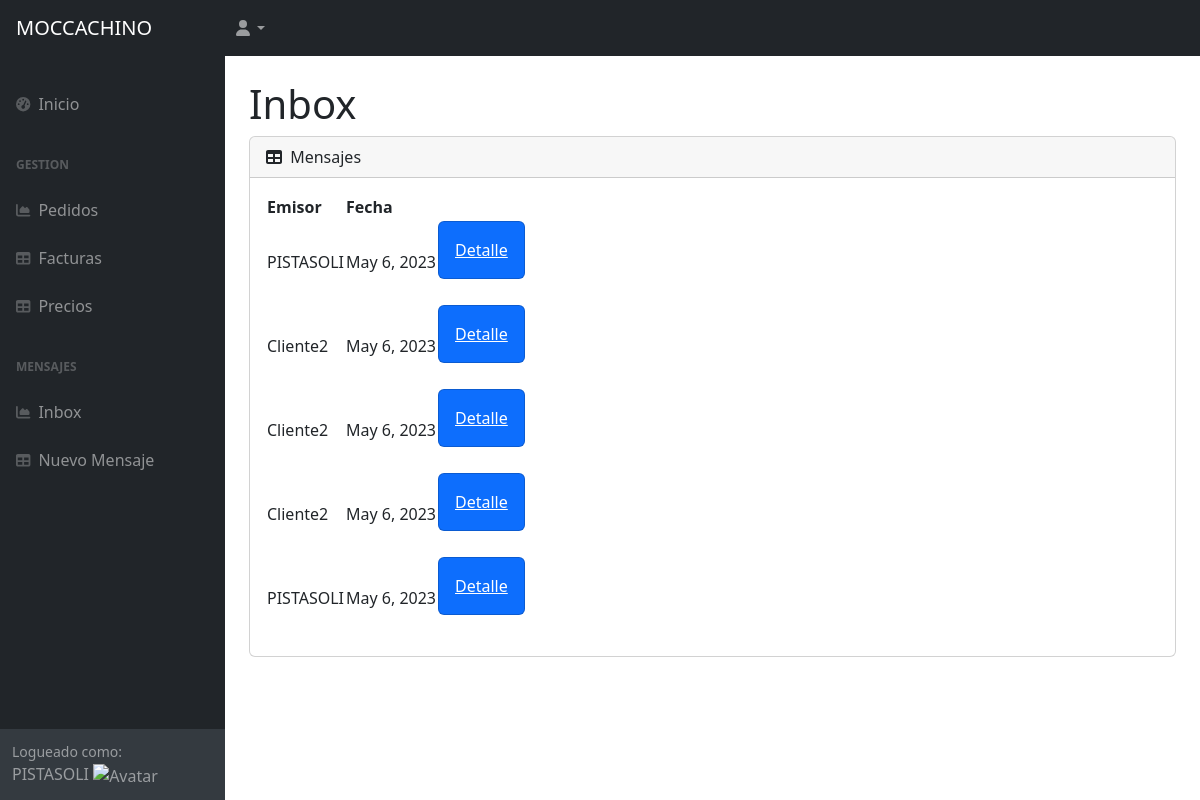
Screenshot of /AppClientes/inbox/ (signed in) with the database file from the repository.
### AppClientes/models.py (models this page shows, shortened)
class Mensaje(models.Model):
    emisor=models.ForeignKey(User, on_delete=models.CASCADE)
    receptor=models.CharField(max_length=50)
    texto=models.CharField(max_length=500)
    fecha = models.DateField(default=datetime.date.today)

### AppClientes/views.py (the view)
# urls.py: path('inbox/', verInbox.as_view(), name="inbox"),
class verInbox(LoginRequiredMixin, ListView):
    model=Mensaje
    template_name="AppClientes/inbox.html"

### AppClientes/templates/AppClientes/inbox.html
{% extends 'AppClientes/padre.html' %}
{% load static %}
{% block contenido %}
<div id="layoutSidenav_content">
    <main>
        <div class="container-fluid px-4">
            <h1 class="mt-4">Inbox</h1>
            <div class="card mb-4">
                <div class="card-header">
                    <i class="fas fa-table me-1"></i>
                    Mensajes
                </div>
                <div class="card-body">
                    <table id="datatablesSimple">
                        <thead>
                            <tr>
                                <th>Emisor</th>
                                <th>Fecha</th>
                            </tr>
                        </thead>
                        <tbody>
                            {% for mensaje in object_list %}
                            <tr>
                                <td>{{ mensaje.emisor }}</td>
                                <td>{{ mensaje.fecha }}</td>
                                <td><div class="col-xl-auto col-md-1">
                                    <div class="card bg-primary text-white mb-4">
                                        <a class="card-body" href="{% url 'vermensaje' mensaje.id %}">Detalle</a>
                                    </div>
                                </div></td>
                            </tr>
                            {% endfor %}
                        </tbody>
                    </table>
                </div>
            </div>
        </div>
    </main>
    {% endblock %}

### AppClientes/templates/AppClientes/padre.html (shortened to what this page needs)
<!DOCTYPE html>
<html lang="en">
    <head>
        {% load static %}
        <link href="https://cdn.jsdelivr.net/npm/simple-datatables@7.1.2/dist/style.min.css" rel="stylesheet" />
        <link href="{% static 'AppClientes/css/styles.css' %}" rel="stylesheet" />
    </head>
    <body class="sb-nav-fixed">
        <nav class="sb-topnav navbar navbar-expand navbar-dark bg-dark">
            <a class="navbar-brand ps-3" href="{% url 'InicioAppClientes' %}">MOCCACHINO</a>
            <ul class="navbar-nav ms-auto ms-md-0 me-3 me-lg-4">
                <li class="nav-item dropdown">
                    <a class="nav-link dropdown-toggle" id="navbarDropdown" href="#" role="button" data-bs-toggle="dropdown" aria-expanded="false"><i class="fas fa-user fa-fw"></i></a>
                </li>
            </ul>
        </nav>
        <div id="layoutSidenav">
            <div id="layoutSidenav_nav">
                <nav class="sb-sidenav accordion sb-sidenav-dark" id="sidenavAccordion">
                    <div class="sb-sidenav-menu">
                        <div class="nav">
                            <br>
                            <a class="nav-link" href="{% url 'InicioAppClientes' %}">
                                <div class="sb-nav-link-icon"><i class="fas fa-tachometer-alt"></i></div>
                                Inicio
                            </a>
                            <div class="sb-sidenav-menu-heading">Gestion</div>
                            <a class="nav-link" href="{% url 'pedidos_super' %}">
                                <div class="sb-nav-link-icon"><i class="fas fa-chart-area"></i></div>
                                Pedidos
                            </a>
                            <a class="nav-link" href="{% url 'facturas_super' %}">
                                <div class="sb-nav-link-icon"><i class="fas fa-table"></i></div>
                                Facturas
                            </a>
                            <a class="nav-link" href="{% url 'precios' %}">
                                <div class="sb-nav-link-icon"><i class="fas fa-table"></i></div>
                                Precios
                            </a>
                            <div class="sb-sidenav-menu-heading">Mensajes</div>
                            <a class="nav-link" href="{% url 'inbox' %}">
                                <div class="sb-nav-link-icon"><i class="fas fa-chart-area"></i></div>
                                Inbox
                            </a>
                            <a class="nav-link" href="{% url 'nuevomensaje' %}">
                                <div class="sb-nav-link-icon"><i class="fas fa-table"></i></div>
                                Nuevo Mensaje
                            </a>
                        </div>
                    </div>
                    <div class="sb-sidenav-footer">
                        <div class="small">Logueado como:</div>
                        {{ user.username }}
                        <img src="{{ avatar }}" alt="Avatar" style="width:40px;height:40px"/>
                    </div>
                </nav>
            </div>
            {% block contenido %}
            {% endblock %}
        </div>
    </body>
</html>

### rows the page displays
Mensaje: emisor "PISTASOLI", fecha "May 6, 2023"
Mensaje: emisor "Cliente2", fecha "May 6, 2023"
Mensaje: emisor "Cliente2", fecha "May 6, 2023"
Mensaje: emisor "Cliente2", fecha "May 6, 2023"
Mensaje: emisor "PISTASOLI", fecha "May 6, 2023"

### other values shown
{{ user.username }} "PISTASOLI"
